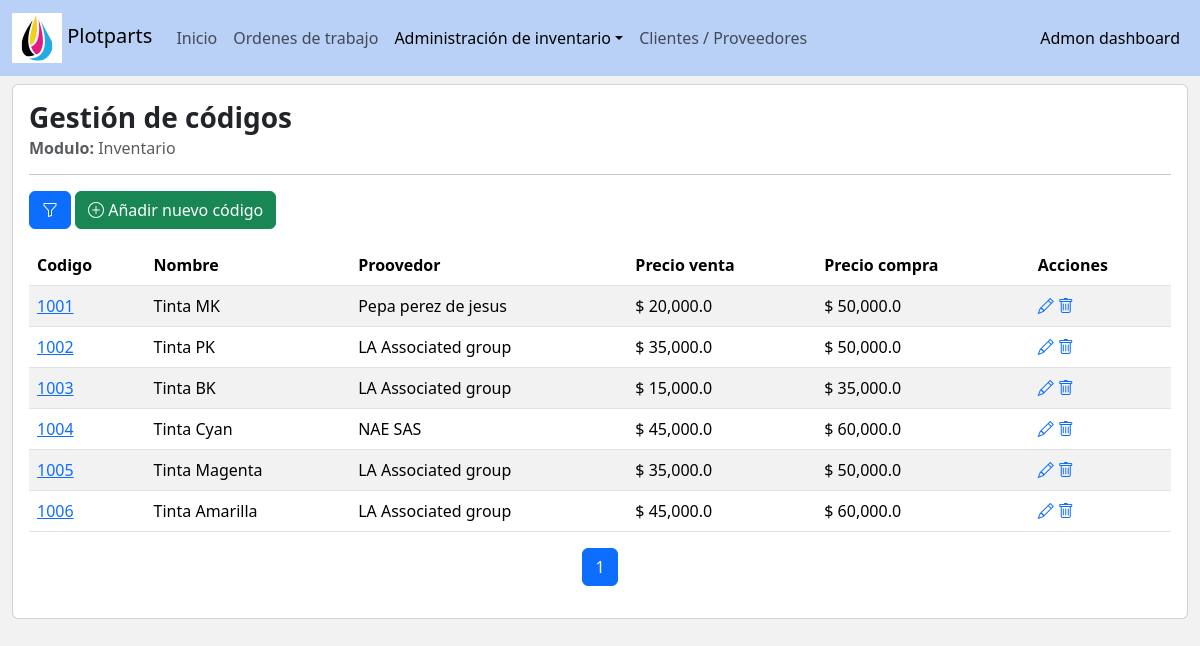
/inventory/grid-code/, run on the app's committed database.
### inventory/models.py (models this page shows, shortened)
class InventoryCodes(models.Model):
    class IntentoryType(models.IntegerChoices):
        spare_part = (1,'Repuesto')
        ink = (2,'Tinta')
        other = (3,'Otro')
        __empty__ = ('-- Tipo --')
    code = models.CharField(verbose_name='Código', max_length=50, unique=True)
    name = models.CharField(verbose_name='Nombre', max_length=100)
    type = models.IntegerField(verbose_name='Tipo', choices=IntentoryType)
    supplier = models.ForeignKey(to=Asset, verbose_name='Proovedor', on_delete = models.PROTECT)
    inbound_price = models.FloatField(verbose_name='Precio venta', default=0)
    outbound_price = models.FloatField(verbose_name='Precio compra', default=0)
    extra_info = models.TextField(verbose_name='Información adicional')
    status = models.IntegerField(verbose_name='Estado',choices=Status.choices, default=Status.enable)
    createtime = models.DateTimeField(verbose_name='Fecha/hora de creación', auto_now_add=True)
    updatetime = models.DateTimeField(verbose_name='Fecha/hora de modificación', auto_now=True)
    class Meta:
        verbose_name = "Code"
        verbose_name_plural = "Codes"
        ordering = ['code']

### assets/models.py (models this page shows)
class Asset(models.Model):
    class AssetTypes(models.IntegerChoices):
        customer = (1,'Cliente')
        supplier = (2,'Proveedor')
        __empty__ = ('-- Tipo de Asset --')
    class AssetDocumentTypes(models.IntegerChoices):
        nit = (1,'NIT')
        local_id = (2,'CC')
        __empty__ = ('-- Tipo de documento --')
    class AssetStatus(models.IntegerChoices):
        enable = (1,'Activo')
        disable = (0,'Inactivo')
    name = models.CharField(verbose_name='Nombre',max_length=200)
    type = models.IntegerField(verbose_name='Tipo',choices=AssetTypes)
    document_type = models.IntegerField(verbose_name='Tipo de documento',choices=AssetDocumentTypes.choices)
    document_id = models.CharField(verbose_name='Numero de documento',max_length=200,unique=True)
    email = models.EmailField(verbose_name='Correo electrónico',max_length=200)
    phone = models.CharField(verbose_name='Teléfono de contacto',max_length=200)
    extra_info = models.TextField(verbose_name='Información adicional',max_length=500,blank=True)
    createtime = models.DateTimeField(verbose_name='Fecha/Hora de creación', auto_now_add=True)
    updatetime = models.DateTimeField(verbose_name='Fecha/Hora ultima actualización', auto_now=True)
    status = models.IntegerField(verbose_name='Estado',choices=AssetStatus.choices,default=AssetStatus.enable)
    class Meta:
        verbose_name = 'Asset'
        verbose_name_plural = 'Assets'
        ordering = ['name']
    def __str__(self):
        return str(self.name)

### inventory/views.py (the view, shortened to what this page needs)
class InventoryCodesListView(ListView):
    model = InventoryCodes
    template_name = "inventory/code_grid.html"
    context_object_name = 'codes'
    paginate_by = 10
    extra_context = {
        'CodeFilterForm':InventoryCodeFilterForm
    }
    def get_context_data(self, **kwargs):
        context = super().get_context_data(**kwargs)
        context['CodeFilterForm'] = InventoryCodeFilterForm(self.request.GET)
        context['active_link'] = 'code_mngt'
        context['dropdown_menu'] = True
        return context
    def get_queryset(self):
        queryset = InventoryCodes.objects.filter(status = 1)
        return queryset

### core/templatetags/utils.py (called while the page is built)
@register.filter(name='setValidationClass')
def setValidationClass(input):
    bootstrap_class = ''
    if input.help_text == 'filter_option':
        if input.errors:
            bootstrap_class = 'is-invalid'
    else:
        if (input.data != None) and (input.data != []) :
            if input.errors:
                bootstrap_class = 'is-invalid'
            else:
                bootstrap_class = 'is-valid'
    return input.as_widget(attrs={'class':'form-control '+ bootstrap_class})

### inventory/templates/inventory/code_grid.html (shortened to what this page needs)
{% extends 'base_adminv2.html' %}
{% load humanize %}
{% load utils %}
{% block body %}
    <div class='row'>
        <div class="col-lg-12">
            <div class="card">
                <div class="card-body">
                    <h3 class='card-title'><strong>Gestión de códigos</strong></h3>
                    <h6 class="card-subtitle mb-2 text-muted"> <strong>Modulo:</strong> Inventario</h6>
                    <hr>
                    <div class="col-lg-12">
                        <p class="d-inline-flex gap-1">
                            <button class="btn btn-primary" type="button" data-bs-toggle="collapse" data-bs-target="#filterBox" aria-expanded="false" aria-controls="filterBox" title="Filtrar"><i class="bi bi-funnel"></i></button>
                            <a href='{% url "inventory:create_code" %}' class="btn btn-success"><i class="bi bi-plus-circle"></i> Añadir nuevo código</a>
                        </p>
                    </div>
                    <div class="col-lg-12">
                        <div class="table-responsive">
                            <table class="table table-striped table-hover">
                                <thead>
                                <tr>
                                    <th scope="col">Codigo</th>
                                    <th scope="col">Nombre</th>
                                    <th scope="col">Proovedor</th>
                                    <th scope="col">Precio venta</th>
                                    <th scope="col">Precio compra</th>
                                    <th scope="col">Acciones</th>
                                </tr>
                                </thead>
                                <tbody>
                                    {% if codes %}
                                        {% for item in codes %}
                                            <tr>
                                                <td><a href='{% url "inventory:update_code" item.id %}'>{{item.code}}</a></td>
                                                <td>{{item.name}}</td>
                                                <td>{{item.supplier}}</td>
                                                <td>$ {{item.inbound_price|intcomma}}</td>
                                                <td>$ {{item.outbound_price|intcomma}}</td>
                                                <td>
                                                    <span><a href='{% url "inventory:update_code" item.id %}' title='Actualizar'><i class="bi bi-pencil"></i></a></span>
                                                    <span><a href='{% url "inventory:delete_code" item.id %}' title='Eliminar'><i class="bi bi-trash"></i></a></span>
                                                </td>
                                            </tr>
                                        {% endfor %}
                                    {% else %}
                                    <tr>
                                        <td colspan='6' class='text-center'>Resultados no encontrados</td>
                                    </tr>
                                    {% endif %}
                                </tbody>
                            </table>
                        </div>
                    </div>
                    <div class="col-lg-12">
                        <nav aria-label="Page navigation example">
                            <ul class="pagination justify-content-center">
                                <li class="page-item active"><a class="page-link" href="?page={{page_obj.number}}">{{page_obj.number}}</a></li>
                            </ul>
                        </nav>
                    </div>
                </div>
            </div>
        </div>
    </div>
{% endblock body %}

### templates/base_adminv2.html (style rules this page uses)
body { background-color:#f2f2f2; }

### data on the page
InventoryCodes: code "1001", name "Tinta MK", supplier "Pepa perez de jesus", inbound_price "20,000.0", outbound_price "50,000.0"
InventoryCodes: code "1002", name "Tinta PK", supplier "LA Associated group", inbound_price "35,000.0", outbound_price "50,000.0"
InventoryCodes: code "1003", name "Tinta BK", supplier "LA Associated group", inbound_price "15,000.0", outbound_price "35,000.0"
InventoryCodes: code "1004", name "Tinta Cyan", supplier "NAE SAS", inbound_price "45,000.0", outbound_price "60,000.0"
InventoryCodes: code "1005", name "Tinta Magenta", supplier "LA Associated group", inbound_price "35,000.0", outbound_price "50,000.0"
InventoryCodes: code "1006", name "Tinta Amarilla", supplier "LA Associated group", inbound_price "45,000.0", outbound_price "60,000.0"

### other printed values
{{ page_obj.number }} "1"
